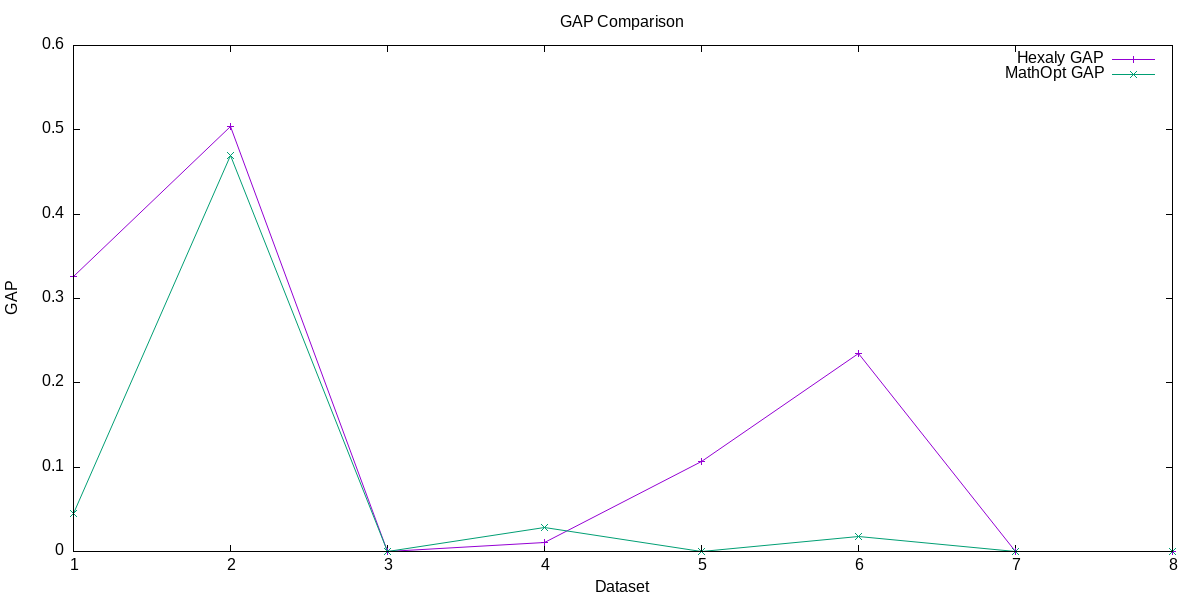

Write the gnuplot code that produced this figure.
set terminal png size 1200,600
set output 'plots/GAP_comparison.png'
set title 'GAP Comparison'
set xlabel 'Dataset'
set ylabel 'GAP'
set key autotitle columnhead
set datafile separator ','
plot 'perfs_csv/hexaly_mathopt_perf.csv.filtered.csv' using 1:5 with linespoints title 'Hexaly GAP', '' using 1:9 with linespoints title 'MathOpt GAP'
